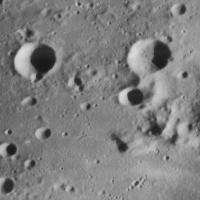
%> input picture data/Hito 2/referenciaHito2.jpg, 200 x 200 px
$ octave HitoDos.m   (GNU Octave 9; MATLAB toolbox functions it lacks are replaced by stand-ins)
%> lines starting %> are read from the running program, lines starting %| are printed output that depends on the picture; in (x1, y1, x2, y2) boxes, pixels count from 0 and x2, y2 are one past the last pixel; in counts of white or black regions, pixels touching at a corner belong together; the program's own positions count from 1
### HOG.m
%Image descriptor based on Histogram of Orientated Gradients for gray-level images. This code
%was developed for the work: O. Ludwig, D. Delgado, V. Goncalves, and U. Nunes, 'Trainable
%Classifier-Fusion Schemes: An Application To Pedestrian Detection,' In: 12th International IEEE
%Conference On Intelligent Transportation Systems, 2009, St. Louis, 2009. V. 1. P. 432-437. In
%case of publication with this code, please cite the paper above.
function H=HOG(Im)
nwin_x=3;%set here the number of HOG windows per bound box
nwin_y=3;
B=9;%set here the number of histogram bins
[L,C]=size(Im); % L num of lines ; C num of columns
H=zeros(nwin_x*nwin_y*B,1); % column vector with zeros
m=sqrt(L/2);
if C==1 % if num of columns==1
    Im=im_recover(Im,m,2*m);%verify the size of image, e.g. 25x50
    L=2*m;
    C=m;
end
Im=double(Im);
step_x=floor(C/(nwin_x+1));
step_y=floor(L/(nwin_y+1));
cont=0;
hx = [-1,0,1];
hy = -hx';
grad_xr = imfilter(double(Im),hx);
grad_yu = imfilter(double(Im),hy);
angles=atan2(grad_yu,grad_xr);
magnit=((grad_yu.^2)+(grad_xr.^2)).^.5;
for n=0:nwin_y-1
    for m=0:nwin_x-1
        cont=cont+1;
        angles2=angles(n*step_y+1:(n+2)*step_y,m*step_x+1:(m+2)*step_x);
        magnit2=magnit(n*step_y+1:(n+2)*step_y,m*step_x+1:(m+2)*step_x);
        v_angles=angles2(:);
        v_magnit=magnit2(:);
        K=max(size(v_angles));
        %assembling the histogram with 9 bins (range of 20 degrees per bin)
        bin=0;
        H2=zeros(B,1);
        for ang_lim=-pi+2*pi/B:2*pi/B:pi
            bin=bin+1;
            for k=1:K
                if v_angles(k)<ang_lim
                    v_angles(k)=100;
                    H2(bin)=H2(bin)+v_magnit(k);
                end
            end
        end

        H2=H2/(norm(H2)+0.01);
        H((cont-1)*B+1:cont*B,1)=H2;
    end
end

H = H';

### src/HitoDos.m
A = imread ('referenciaHito2.jpg'); % 200x200
%> A is the input picture: size 200x200 uint8; min 19, max 233, mean 127.7
B = imread ('asteroideHito2.jpg'); % 1200x1000
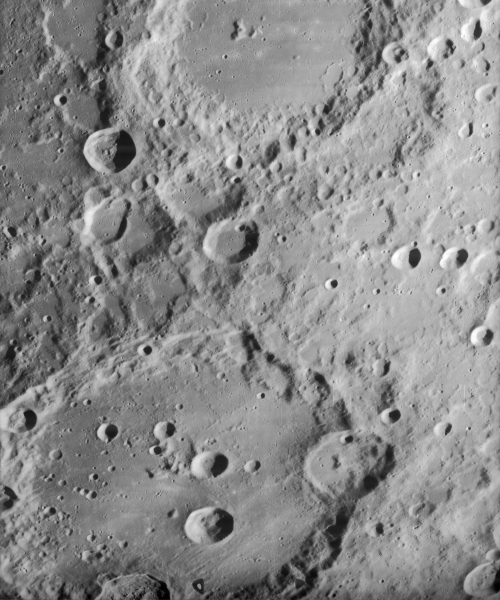
%> input picture data/Hito 2/asteroideHito2.jpg, 1000 x 1200 px (shown at 1/2 size)
%> B is the input picture: size 1200x1000 uint8; min 0, max 255, mean 139

C=B; %=[1200, 1:1000];

for i=1:200 % Para que aparezca la imagen de referencia sobre la del asteroide
      for j=1:200
     C(i,j) = A(i,j);
      end
end
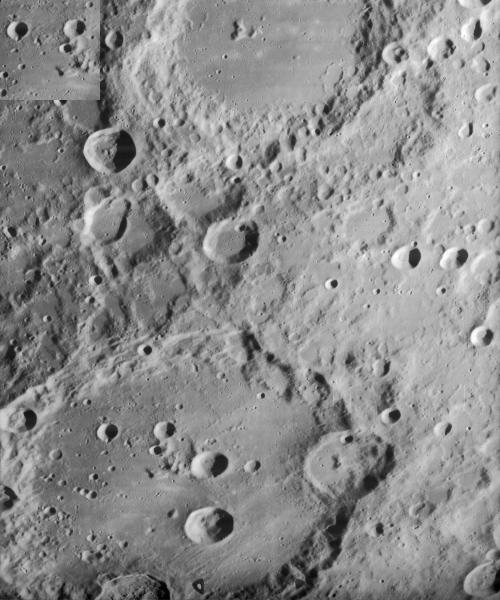
%> C: size 1200x1000 uint8 (shown at 1/2 size); 3.3% of pixels changed, all inside (x1, y1, x2, y2) = (0, 0, 200, 200)
imshow (C);

B1= B(1:200,1:200); B2= B(1:200,201:400); B3= B(1:200,401:600); B4= B(1:200,601:800); B5= B(1:200,801:1000);
B6= B(201:400,1:200); B7= B(201:400,201:400); B8= B(201:400,401:600); B9= B(201:400,601:800); B10= B(201:400,801:1000);
B11= B(401:600,1:200); B12= B(401:600,201:400); B13= B(401:600,401:600); B14= B(401:600,601:800); B15= B(401:600,801:1000);
B16= B(601:800,1:200); B17= B(601:800,201:400); B18= B(601:800,401:600); B19= B(601:800,601:800); B20= B(601:800,801:1000);
B21= B(801:1000,1:200); B22= B(801:1000,201:400); B23= B(801:1000,401:600); B24= B(801:1000,601:800); B25= B(801:1000,801:1000);
B26= B(1001:1200,1:200); B27= B(1001:1200,201:400); B28= B(1001:1200,401:600); B29= B(1001:1200,601:800); B30= B(1001:1200,801:1000);
%> after `B29= B(1001:1200,601:800)`:
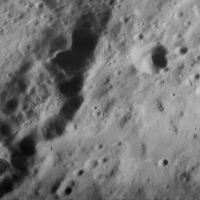
%> B29: size 200x200 uint8; min 4, max 203, mean 116.3
%> after `B30= B(1001:1200,801:1000)`:
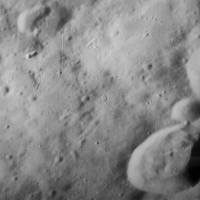
%> B30: size 200x200 uint8; min 0, max 215, mean 136.4


uno = HOG(B1); dos = HOG(B2); tres = HOG(B3); cuatro = HOG(B4); cinco = HOG(B5);
%> after the loop in HOG, `for n=0:nwin_y-1`: H = 81 values, max 0.588 at index 54, min 0.149 at index 7, mean 0.313; H2 = [0.32; 0.163; 0.218; 0.381; 0.375; 0.204; 0.269; 0.324; 0.565]; cont = 9
%> after `uno = HOG(B1)`: uno has the same summary as H in HOG
%> in HOG (call 2), `grad_xr = imfilter(double(Im),hx);`:
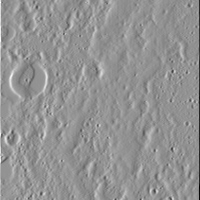
%> grad_xr: size 200x200 double; min -197, max 145, mean 0.4; drawn with min black and max white
%> after the loop in HOG (call 2), `for n=0:nwin_y-1`: H = 81 values, max 0.617 at index 59, min 0.134 at index 34, mean 0.305; H2 = [0.413; 0.147; 0.148; 0.299; 0.42; 0.213; 0.377; 0.227; 0.529]
%> after `dos = HOG(B2)`: dos has the same summary as H in HOG
%> in HOG (call 3), `angles=atan2(grad_yu,grad_xr);`:
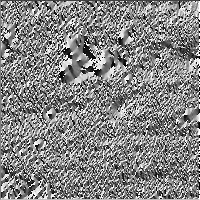
%> angles: size 200x200 double; min -3.14, max 3.14, mean 0.141; drawn with min black and max white
%> in HOG (call 3), `magnit=((grad_yu.^2)+(grad_xr.^2)).^.5;`:
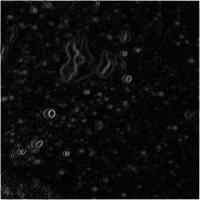
%> magnit: size 200x200 double; min 0, max 253.2, mean 14
%> after the loop in HOG (call 3), `for n=0:nwin_y-1`: H = 81 values, max 0.652 at index 32, min 0.163 at index 74, mean 0.311; H2 = [0.359; 0.163; 0.261; 0.261; 0.314; 0.164; 0.598; 0.213; 0.424]
%> after `tres = HOG(B3)`: tres has the same summary as H in HOG
%> after `cuatro = HOG(B4)`: cuatro = 81 values, max 0.753 at index 32, min 0.124 at index 56, mean 0.303
%> after `cinco = HOG(B5)`: cinco = 81 values, max 0.603 at index 54, min 0.115 at index 56, mean 0.304
seis = HOG(B6); siete = HOG(B7); ocho = HOG(B8); nueve = HOG(B9); diez = HOG(B10);
%> after `seis = HOG(B6)`: seis = 81 values, max 0.554 at index 32, min 0.146 at index 52, mean 0.316
%> after `siete = HOG(B7)`: siete = 81 values, max 0.55 at index 81, min 0.122 at index 74, mean 0.313
%> after `ocho = HOG(B8)`: ocho = 81 values, max 0.656 at index 32, min 0.117 at index 56, mean 0.304
%> after `nueve = HOG(B9)`: nueve = 81 values, max 0.628 at index 32, min 0.112 at index 56, mean 0.305
%> after `diez = HOG(B10)`: diez = 81 values, max 0.651 at index 32, min 0.12 at index 25, mean 0.3
once = HOG(B11); doce = HOG(B12); trece = HOG(B13); catorce = HOG(B14); quince = HOG(B15);
%> after `once = HOG(B11)`: once = 81 values, max 0.536 at index 27, min 0.148 at index 25, mean 0.316
%> after `doce = HOG(B12)`: doce = 81 values, max 0.558 at index 5, min 0.146 at index 2, mean 0.314
%> after `trece = HOG(B13)`: trece = 81 values, max 0.578 at index 32, min 0.136 at index 47, mean 0.309
%> after `catorce = HOG(B14)`: catorce = 81 values, max 0.724 at index 32, min 0.127 at index 74, mean 0.304
%> after `quince = HOG(B15)`: quince = 81 values, max 0.661 at index 54, min 0.106 at index 56, mean 0.299
dieciseis = HOG(B16); diecisiete = HOG(B17); dieciocho = HOG(B18); diecinueve = HOG(B19); veinte = HOG(B20);
%> after `dieciseis = HOG(B16)`: dieciseis = 81 values, max 0.522 at index 32, min 0.136 at index 56, mean 0.313
%> after `diecisiete = HOG(B17)`: diecisiete = 81 values, max 0.545 at index 31, min 0.145 at index 56, mean 0.315
%> after `dieciocho = HOG(B18)`: dieciocho = 81 values, max 0.578 at index 5, min 0.165 at index 25, mean 0.319
%> after `diecinueve = HOG(B19)`: diecinueve = 81 values, max 0.672 at index 32, min 0.117 at index 74, mean 0.304
%> after `veinte = HOG(B20)`: veinte = 81 values, max 0.744 at index 32, min 0.115 at index 56, mean 0.299
veintiuno = HOG(B21); veintidos = HOG(B22); veintitres = HOG(B23); veinticuatro = HOG(B24); veinticinco = HOG(B25);
%> after `veintiuno = HOG(B21)`: veintiuno = 81 values, max 0.597 at index 32, min 0.151 at index 34, mean 0.313
%> after `veintidos = HOG(B22)`: veintidos = 81 values, max 0.562 at index 59, min 0.153 at index 47, mean 0.317
%> after `veintitres = HOG(B23)`: veintitres = 81 values, max 0.614 at index 32, min 0.144 at index 29, mean 0.311
%> (the run ends here)
